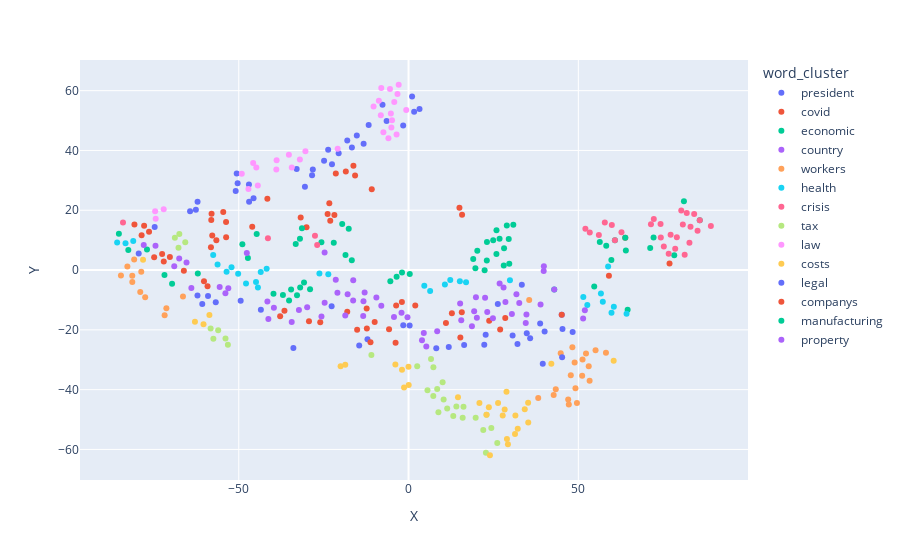

The code cell stored with this chart in its notebook:
### Code cell
# Scatter plot of specific words clusters
fig = px.scatter(df, x='X', y='Y',
                 color=df.word_cluster,
                 labels={'color': 'word'},
                 hover_data=["word"])
fig

### Figure 1 — Plotly figure (JSON) as saved in the notebook; plotly's stock layout.template omitted (floating-point values rounded to 4 significant figures)
{"data": [{"customdata": [["the_president"], ["2/2015"], ["legislative"], ["the_republic"], ["the_general_tax_law"], ["republic"], ["slovak"], ["cabinet"], ["10a/2020"], ["prime"], ["14a/2020"], ["ministers"], ["royal"], ["the_council"], ["commission"], ["releases"], ["the_cabinet"], ["treasury"], ["70a/2020"], ["press"], ["21112"], ["30/2020"], ["passed"], ["27_march"], ["the_decree"], ["eurogroup"], ["release"], ["deputy"], ["2020.two"], ["parliamentary"]], "hovertemplate": "word_cluster=president<br>X=%{x}<br>Y=%{y}<br>word=%{customdata[0]}<extra></extra>", "legendgroup": "president", "marker": {"color": "#636efa", "symbol": "circle"}, "mode": "markers", "name": "president", "orientation": "v", "showlegend": true, "type": "scatter", "x": [-16.68, -50.33, -6.457, 1.649, -62.62, 3.231, -28.41, -15.23, -32.95, -33.91, -64.33, 1.043, -7.666, -11.75, -1.575, -62.13, -18.05, -28.19, -50.9, -23.67, -47.0, -50.6, -13.23, -22.54, -20.58, -46.95, -24.87, -45.64, -74.76, -30.51], "xaxis": "x", "y": [40.99, 29.01, 49.87, 52.98, 20.21, 53.85, 31.71, 45.03, 33.83, -26.03, 19.67, 58.01, 55.26, 48.5, 48.39, 22.84, 43.32, 33.64, 26.41, 40.27, 28.58, 32.33, 42.28, 35.43, 39.08, 22.87, 36.56, 23.98, 14.4, 27.84], "yaxis": "y"}, {"customdata": [["anticrisis"], ["shield"], ["the_governments"], ["ziuopdve"], ["renthttps://static.eurofound.europa.eu/covid19db/cases/cz20202694"], ["the_dispersion"], ["accomodationhttps://static.eurofound.europa.eu/covid19db/cases/cz2020371260"], ["the_current_covid19_pandemic"], ["legislator"], ["powers"], ["the_\"emergency_contingency_measures"], ["the_coronavirus"], ["partial_reimbursement"], ["i"], ["the_intervention_measures"], ["the_legislative_act"], ["the_dutch_government"], ["the_declaration"], ["the_legislative_act_20_march_2020_urgent_measures"], ["response"], ["legislative_measures"], ["ii"], ["dutch"], ["existing_legislation"], ["the_economy"], ["mitigation"], ["socalled"], ["roadmap"], ["the_emergency_measures"], ["the_background"]], "hovertemplate": "word_cluster=covid<br>X=%{x}<br>Y=%{y}<br>word=%{customdata[0]}<extra></extra>", "legendgroup": "covid", "marker": {"color": "#EF553B", "symbol": "circle"}, "mode": "markers", "name": "covid", "orientation": "v", "showlegend": true, "type": "scatter", "x": [-18.47, -15.74, -23.83, -54.57, -77.87, -57.81, -58.0, -76.42, -80.71, -31.76, -56.6, 63.82, -53.73, 14.99, -21.83, -41.57, -21.42, -23.33, -53.72, 76.85, -78.61, 15.76, -16.23, -58.19, 59.0, -23.06, -10.83, -58.09, -46.03, -30.05], "xaxis": "x", "y": [32.95, 31.66, 18.71, 19.43, 14.79, 11.54, 18.87, 12.79, 15.27, 17.56, 9.962, 10.77, 16.05, 20.82, 18.37, 23.84, 32.29, 22.36, 11.0, 2.203, 11.61, 18.51, 34.89, 7.657, -1.865, 16.51, 27.05, 16.78, 14.45, 14.32], "yaxis": "y"}, {"customdata": [["impacts"], ["hardship"], ["situations"], ["the_virus"], ["governance"], ["exclusion"], ["vulnerability"], ["the_covid19_epidemic"], ["the_consequences"], ["covid19_crisis"], ["effects"], ["protection"], ["the_covid19"], ["the_background"], ["the_covid19_virus"], ["reality"], ["covid19_coronavirus"], ["its"], ["infection"], ["policy"], ["nationallevel"], ["the_coronavirus_pandemic"], ["the_economic_crisis"], ["reacting"], ["disease"], ["the_health_authorities"], ["the_covid19_pandemic"], ["navigate"], ["the_coronavirus"], ["the_effects"]], "hovertemplate": "word_cluster=economic<br>X=%{x}<br>Y=%{y}<br>word=%{customdata[0]}<extra></extra>", "legendgroup": "economic", "marker": {"color": "#00cc96", "symbol": "circle"}, "mode": "markers", "name": "economic", "orientation": "v", "showlegend": true, "type": "scatter", "x": [-19.54, -17.61, 42.9, 56.32, -69.63, -16.71, -18.57, 58.21, 63.99, -25.66, 78.24, 64.52, 60.77, -31.39, -31.97, -47.3, -33.22, 81.09, 72.15, 54.68, -71.87, -22.02, -44.72, -48.93, 59.72, -85.29, 85.76, -82.52, 63.82, 71.16], "xaxis": "x", "y": [15.37, 13.78, -6.486, 9.355, -4.622, 3.3, 4.998, 8.088, 6.548, 9.261, 4.933, -13.32, 9.982, 13.96, 10.48, 4.034, 8.696, 23.01, 10.86, -5.493, -1.686, 9.124, 12.03, 8.617, 3.356, 12.13, 16.7, 6.673, 10.77, 7.381], "yaxis": "y"}, {"customdata": [["the_country"], ["effort"], ["areas"], ["workforce"], ["demand"], ["fear"], ["efforts"], ["guide"], ["public_health"], ["parts"], ["working_conditions"], ["course"], ["the_community"], ["situations"], ["its_employees"], ["the_production"], ["uk"], ["future"], ["region"], ["addressing"], ["potential"], ["unlike"], ["public_services"], ["presence"], ["foa"], ["operations"], ["the_region"], ["fact"], ["southern"], ["huge"]], "hovertemplate": "word_cluster=country<br>X=%{x}<br>Y=%{y}<br>word=%{customdata[0]}<extra></extra>", "legendgroup": "country", "marker": {"color": "#ab63fa", "symbol": "circle"}, "mode": "markers", "name": "country", "orientation": "v", "showlegend": true, "type": "scatter", "x": [39.79, -16.31, 51.4, 23.17, 34.72, -47.62, 19.84, -12.94, -21.43, 18.66, -24.72, -16.29, -20.94, 42.9, -9.472, 30.43, 15.52, 34.51, 15.19, -13.27, 22.54, -34.4, -39.65, -8.025, -63.96, 38.88, -17.94, 39.85, -74.52, -41.28], "xaxis": "x", "y": [-0.3067, -10.2, -16.23, -13.99, -14.83, 5.703, -9.08, -7.549, -3.27, -18.83, 5.861, -3.41, -7.605, -6.486, -9.168, -14.72, -16.83, -17.69, -11.22, -10.45, -9.275, -17.35, -12.65, -11.97, -6.038, -11.49, -8.129, 1.262, 8.161, -16.4], "yaxis": "y"}, {"customdata": [["groups"], ["employees"], ["staff"], ["people"], ["conditions"], ["all"], ["those"], ["personnel"], ["vulnerable"], ["airfield"], ["persons"], ["customers"], ["sectors"], ["blended"], ["them"], ["workplaces"], ["individuals"], ["care"], ["those_workers"], ["family_members"], ["a_service"], ["public_hospitals"], ["parents"], ["its_services"], ["a_fixedterm_contract"], ["accomodation"], ["jobs"], ["covid19_patients"], ["its_workforce"], ["entrepreneurs"]], "hovertemplate": "word_cluster=workers<br>X=%{x}<br>Y=%{y}<br>word=%{customdata[0]}<extra></extra>", "legendgroup": "workers", "marker": {"color": "#FFA15A", "symbol": "circle"}, "mode": "markers", "name": "workers", "orientation": "v", "showlegend": true, "type": "scatter", "x": [51.24, 49.15, 51.12, 49.59, 48.91, 53.05, 47.01, 44.81, 52.25, -84.69, 47.19, 48.24, 55.06, -80.8, 47.77, 35.52, 42.74, 53.32, -71.32, -79.0, -81.35, -78.71, 43.35, -66.42, -82.79, -81.34, 58.13, -71.82, -77.55, 38.18], "xaxis": "x", "y": [-29.89, -39.57, -35.39, -44.43, -30.91, -32.21, -43.28, -27.84, -27.93, -1.838, -44.94, -25.8, -26.83, 3.561, -35.21, -10.0, -41.76, -37.03, -12.73, -7.338, -1.924, -0.5332, -39.85, -8.847, 1.219, -3.97, -27.63, -15.16, -9.114, -42.76], "yaxis": "y"}, {"customdata": [["safety"], ["the_health"], ["public"], ["protection"], ["wellbeing"], ["occupational"], ["prevention"], ["crisis.third"], ["market"], ["the_protection"], ["occupational_health"], ["harmful"], ["functioning"], ["employees'_health"], ["the_adaptation"], ["mental"], ["smooth"], ["protecting"], ["economic_development"], ["other_agents"], ["awareness"], ["workers_health"], ["civil"], ["threats"], ["the_workplaces"], ["leadership"], ["labor_and_social_policies"], ["directorate"], ["authorities"], ["society"]], "hovertemplate": "word_cluster=health<br>X=%{x}<br>Y=%{y}<br>word=%{customdata[0]}<extra></extra>", "legendgroup": "health", "marker": {"color": "#19d3f3", "symbol": "circle"}, "mode": "markers", "name": "health", "orientation": "v", "showlegend": true, "type": "scatter", "x": [59.76, 12.28, 60.45, 64.2, 15.11, 52.64, 56.64, -83.34, 57.2, 6.358, -44.92, -23.63, 4.639, -85.81, -50.18, 16.93, -26.25, 10.7, -43.53, -53.58, -44.36, -47.86, 29.86, -81.07, -52.13, -56.24, -57.53, -41.79, 51.46, 58.76], "xaxis": "x", "y": [-14.29, -3.304, -12.3, -14.66, -3.707, -11.71, -7.803, 8.963, -10.64, -6.985, -3.956, -1.368, -5.236, 9.196, -1.26, -4.115, -1.138, -4.844, -0.6718, -0.5409, -5.802, -4.518, -3.425, 9.685, 0.9574, 1.816, 5.071, 0.4402, -8.989, 1.19], "yaxis": "y"}, {"customdata": [["pandemic"], ["the_pandemic"], ["outbreak"], ["epidemic"], ["the_crisis"], ["the_covid19_crisis"], ["the_covid19_pandemic"], ["corona"], ["virus"], ["situation"], ["the_health_crisis"], ["the_outbreak"], ["coronavirus"], ["the_corona_crisis"], ["the_current_covid19_crisis"], ["impact"], ["the_covid19"], ["lockdown"], ["covid19_crisis"], ["caused"], ["restrictions"], ["spread"], ["the_covid19_outbreak"], ["covid19_pandemic"], ["the_coronavirus"], ["this_crisis"], ["current"], ["consequences"], ["the_covid19_emergency"], ["effects"]], "hovertemplate": "word_cluster=crisis<br>X=%{x}<br>Y=%{y}<br>word=%{customdata[0]}<extra></extra>", "legendgroup": "crisis", "marker": {"color": "#FF6692", "symbol": "circle"}, "mode": "markers", "name": "crisis", "orientation": "v", "showlegend": true, "type": "scatter", "x": [89.02, 84.11, 79.0, 77.17, 80.31, 81.91, 85.76, 83.03, 74.28, 80.77, 53.37, 59.86, 85.1, 57.8, -84.09, 75.17, 60.77, 72.22, -26.91, 82.71, 74.21, 81.31, 52.08, 56.04, 62.7, -41.41, 71.38, 78.52, -27.56, 76.6], "xaxis": "x", "y": [14.73, 18.73, 11.01, 11.79, 19.9, 19.12, 16.7, 14.51, 10.93, 15.26, 12.52, 15.06, 13.13, 15.91, 15.89, 7.871, 9.982, 17.08, 8.414, 9.093, 15.4, 5.132, 13.81, 11.69, 12.65, 10.67, 15.33, 7.164, 11.44, 5.461], "yaxis": "y"}, {"customdata": [["payments"], ["taxes"], ["payment"], ["deferral"], ["rent"], ["interest"], ["vat"], ["the_payment"], ["repayment"], ["advance"], ["installments"], ["income"], ["exemption"], ["lumpsum"], ["compensations"], ["tax_payments"], ["instalments"], ["debts"], ["a_period"], ["paying"], ["the_reimbursement"], ["building_charge"], ["social_security_contributions"], ["liabilities"], ["an_indemnity"], ["three_months"], ["technical_unemployment"], ["deferred"], ["deferred_payment"], ["family_reasons"]], "hovertemplate": "word_cluster=tax<br>X=%{x}<br>Y=%{y}<br>word=%{customdata[0]}<extra></extra>", "legendgroup": "tax", "marker": {"color": "#B6E880", "symbol": "circle"}, "mode": "markers", "name": "tax", "orientation": "v", "showlegend": true, "type": "scatter", "x": [22.0, 15.93, 26.12, 14.08, 22.96, 24.38, 13.17, 16.18, 11.38, 8.438, 5.576, 22.78, 10.03, -53.9, -53.2, -56.06, -10.94, 2.551, 10.33, 19.76, -58.28, -67.75, 7.314, 6.62, -65.75, 7.287, -68.81, 8.793, -67.49, -57.47], "xaxis": "x", "y": [-53.48, -49.39, -57.81, -45.64, -48.4, -52.8, -48.84, -45.74, -46.28, -39.76, -40.16, -61.07, -37.53, -22.89, -24.99, -20.12, -28.43, -32.15, -43.26, -49.43, -19.51, 7.485, -32.54, -29.78, 9.29, -42.11, 10.83, -47.58, 12.05, -22.99], "yaxis": "y"}, {"customdata": [["the_law"], ["decree"], ["act"], ["9/2020"], ["the_act"], ["ordinance"], ["30/2020"], ["decreelaw"], ["issued"], ["amendments"], ["7/2009"], ["the_decree"], ["royal"], ["article"], ["21112"], ["18/2020"], ["63/2020"], ["legislative"], ["10a/2020"], ["coll"], ["amending"], ["lithuania"], ["the_4th_covid19_act"], ["section"], ["11.03.2020/2020"], ["the_law_decree"], ["regulation"], ["decree_law"], ["ministerial"], ["296"]], "hovertemplate": "word_cluster=law<br>X=%{x}<br>Y=%{y}<br>word=%{customdata[0]}<extra></extra>", "legendgroup": "law", "marker": {"color": "#FF97FF", "symbol": "circle"}, "mode": "markers", "name": "law", "orientation": "v", "showlegend": true, "type": "scatter", "x": [-4.2, -5.468, -2.905, -38.93, -5.051, -7.406, -49.11, -10.3, -3.258, -3.525, -44.82, -20.88, -8.742, -8.033, -47.14, -35.23, -74.62, -4.867, -34.39, -30.37, -5.212, -0.6818, -74.46, -8.164, -44.38, -45.76, -5.923, -38.85, -32.0, -72.1], "xaxis": "x", "y": [56.25, 60.57, 61.98, 33.66, 47.72, 46.13, 32.24, 54.74, 58.89, 45.36, 34.33, 40.59, 56.66, 60.92, 27.13, 38.57, 19.64, 50.13, 34.28, 39.74, 52.32, 53.54, 17.12, 51.79, 28.32, 35.84, 44.05, 36.7, 36.97, 20.31], "yaxis": "y"}, {"customdata": [["fixed_costs"], ["expenses"], ["reimbursement"], ["rent"], ["financing"], ["working_capital"], ["fixed"], ["grants"], ["compensation"], ["allowance"], ["subsidy"], ["financial_support"], ["loans"], ["percentage"], ["loss"], ["operating_costs"], ["income"], ["basic"], ["indemnity"], ["the_selfemployed"], ["additional"], ["variable"], ["earners"], ["liquidity"], ["the_costs"], ["receiving"], ["job"], ["capital"], ["grant"], ["benefit.compared"]], "hovertemplate": "word_cluster=costs<br>X=%{x}<br>Y=%{y}<br>word=%{customdata[0]}<extra></extra>", "legendgroup": "costs", "marker": {"color": "#FECB52", "symbol": "circle"}, "mode": "markers", "name": "costs", "orientation": "v", "showlegend": true, "type": "scatter", "x": [-20.01, 23.65, 14.56, 22.96, 35.21, -18.63, 28.31, 34.22, 28.97, 29.27, 31.36, 0.04593, 35.25, -3.874, 20.87, -60.37, 23.97, 26.36, -1.931, -1.322, 31.47, -58.64, -62.9, 60.4, -0.01654, 27.73, 42.05, 28.84, 32.15, -78.18], "xaxis": "x", "y": [-32.21, -45.86, -42.51, -48.4, -44.36, -31.64, -46.6, -46.56, -56.54, -58.26, -54.82, -38.46, -50.98, -31.62, -44.46, -18.12, -61.94, -44.47, -33.37, -39.25, -48.61, -15.04, -17.27, -30.31, -32.35, -48.65, -31.36, -40.72, -53.11, 3.423], "yaxis": "y"}, {"customdata": [["permanent"], ["fixedterm"], ["rights"], ["dismissal"], ["contract"], ["employment_contracts"], ["the_purposes"], ["certain"], ["the_advance_payments"], ["the_terms"], ["their_home"], ["temporary_layoffs"], ["material"], ["personnel"], ["dependent"], ["young_people"], ["different"], ["constraints"], ["rehabilitation"], ["schemes"], ["arrangements"], ["operation"], ["housing"], ["public_transport"], ["apprenticeship"], ["survival"], ["shock_plans"], ["delivery"], ["terms"], ["regime"]], "hovertemplate": "word_cluster=legal<br>X=%{x}<br>Y=%{y}<br>word=%{customdata[0]}<extra></extra>", "legendgroup": "legal", "marker": {"color": "#636efa", "symbol": "circle"}, "mode": "markers", "name": "legal", "orientation": "v", "showlegend": true, "type": "scatter", "x": [30.64, 22.71, 40.08, 11.85, 39.52, -12.1, -60.74, 32.07, -62.15, -14.53, -56.77, -43.48, 26.28, 45.22, 22.3, -1.558, 48.32, -59.05, 0.3179, 35.81, 38.75, 45.11, 34.81, -22.65, 8.161, -49.43, -79.46, 33.36, 45.33, 16.37], "xaxis": "x", "y": [-21.89, -21.62, -20.56, -25.71, -31.38, -23.11, -11.35, -24.7, -8.52, -25.22, -10.79, -13.24, -11.32, -29.15, -25.01, -18.47, -20.75, -8.641, -18.59, -22.83, -17.85, -14.93, -21.1, -12.1, -26.2, -10.23, 5.554, -4.909, -19.74, -25.07], "yaxis": "y"}, {"customdata": [["chain"], ["house"], ["the_companys"], ["core"], ["increasing"], ["respective"], ["employment_contracts"], ["authorized"], ["sprava"], ["conditionality"], ["leading"], ["atena"], ["fuel"], ["plant"], ["distribution"], ["respirators"], ["this_adjustment"], ["unit"], ["degree"], ["a_workplace"], ["fluids"], ["operation"], ["particularly_active_circulation"], ["longterm"], ["world"], ["sa"], ["creating"], ["concluding"], ["replacing"], ["sudden"]], "hovertemplate": "word_cluster=companys<br>X=%{x}<br>Y=%{y}<br>word=%{customdata[0]}<extra></extra>", "legendgroup": "companys", "marker": {"color": "#EF553B", "symbol": "circle"}, "mode": "markers", "name": "companys", "orientation": "v", "showlegend": true, "type": "scatter", "x": [15.68, -12.28, -9.973, -37.81, 28.48, 15.25, -11.21, -1.959, -72.57, -59.19, 12.76, -72.08, -36.54, -3.647, 11.01, -12.33, -74.91, -5.74, -3.816, -66.16, -60.24, 45.11, -70.27, 26.98, 1.982, -29.32, 23.75, -15.14, -26.0, -18.05], "xaxis": "x", "y": [-14.09, -19.59, -17.38, -15.43, -16.05, -22.54, -24.19, -10.65, 5.353, -5.429, -14.46, 2.82, -13.61, -11.89, -17.73, -12.83, 4.309, -19.84, -24.32, -0.1956, -3.764, -14.93, 4.338, -19.89, -11.88, -17.12, -16.95, -19.97, -17.46, -13.92], "yaxis": "y"}, {"customdata": [["retail"], ["entertainment"], ["19.9"], ["food"], ["theatre"], ["construction"], ["wholesale"], ["arts"], ["aquaculture"], ["catering"], ["hospitality"], ["nace"], ["hotels"], ["attractions"], ["leisure"], ["producers"], ["gas"], ["mandatory_local_purchases"], ["gambling"], ["repairs"], ["agricultural"], ["logistics"], ["recreational"], ["industrial"], ["agencies"], ["human_health"], ["beverages"], ["transportation"], ["electricity"], ["resorts"]], "hovertemplate": "word_cluster=manufacturing<br>X=%{x}<br>Y=%{y}<br>word=%{customdata[0]}<extra></extra>", "legendgroup": "manufacturing", "marker": {"color": "#00cc96", "symbol": "circle"}, "mode": "markers", "name": "manufacturing", "orientation": "v", "showlegend": true, "type": "scatter", "x": [28.94, 24.93, -62.05, 30.85, -31.92, 26.8, 20.24, 23.09, -30.78, 29.5, 19.04, 28.13, 25.9, -36.99, -3.517, 19.69, 23.05, -77.02, -29.0, -35.18, 28.03, -1.928, -34.58, 29.66, 22.4, -39.77, -5.36, 0.3549, 25.88, -32.84], "xaxis": "x", "y": [14.9, 9.93, -1.121, 15.17, -5.81, 10.47, 6.43, 9.414, -4.174, 10.39, 3.713, 7.262, 13.3, -8.307, -2.206, 0.595, 3.199, 6.836, -6.404, -10.2, 1.499, -0.8162, -6.492, 2.146, -0.08774, -7.929, -3.731, -1.317, 5.371, -8.387], "yaxis": "y"}, {"customdata": [["sudden"], ["shields"], ["the_taxpayers"], ["installation"], ["solutions"], ["plastic"], ["acquisition"], ["educational"], ["capable"], ["this_economic_sector"], ["technological_innovation"], ["inspection"], ["agents"], ["creating"], ["corporate"], ["learning"], ["clusters"], ["opportunities"], ["university"], ["ensuring"], ["mortgage"], ["improvement"], ["sports_clubs"], ["webinars"], ["orders"], ["sustaining"], ["the_regeneration"], ["primary"], ["building"], ["technical"]], "hovertemplate": "word_cluster=property<br>X=%{x}<br>Y=%{y}<br>word=%{customdata[0]}<extra></extra>", "legendgroup": "property", "marker": {"color": "#ab63fa", "symbol": "circle"}, "mode": "markers", "name": "property", "orientation": "v", "showlegend": true, "type": "scatter", "x": [-18.63, -4.29, -67.53, -29.85, 32.6, -53.93, 3.952, 4.487, -53.08, -68.99, -65.38, -32.28, -13.35, 24.85, 8.434, 31.77, -41.56, 28.53, -2.066, 51.91, 5.232, -0.3128, -55.62, -24.71, 20.12, -25.64, -77.98, 19.32, 26.82, 27.97], "xaxis": "x", "y": [-15.21, -15.72, 3.826, -12.43, -11.01, -7.763, -23.45, -21.04, -6.082, 1.248, 2.488, -13.32, -15.39, -16.12, -20.43, -8.083, -10.53, -10.67, -14.25, -13.46, -25.58, -15.75, -5.666, -10.95, -15.97, -15.54, 8.393, -13.8, -4.492, -5.806], "yaxis": "y"}], "layout": {"legend": {"title": {"text": "word_cluster"}, "tracegroupgap": 0}, "margin": {"t": 60}, "xaxis": {"anchor": "y", "domain": [0.0, 1.0], "title": {"text": "X"}}, "yaxis": {"anchor": "x", "domain": [0.0, 1.0], "title": {"text": "Y"}}}}
